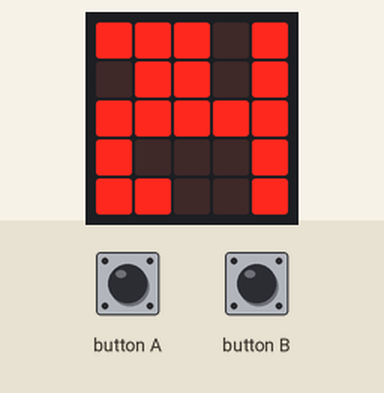
The program below on a simulated BBC micro:bit running MicroPython. Parts: the board's 5×5 LED display. The test bench sets the inputs (shaded band). The 48×5 strip is a reading aid, not a part: it shows the text the display is scrolling, unrolled, one strip-width of it at a time.

Above: at 9.2 s.
9.3 s: button A pressed for 0.15 s
10.9 s: button B pressed for 0.15 s
At 13.7 s:
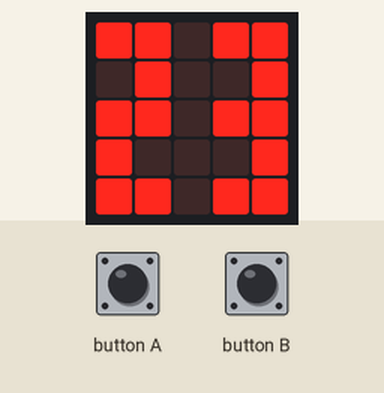
14.0 s: button B pressed for 1 s
At 15.4 s:
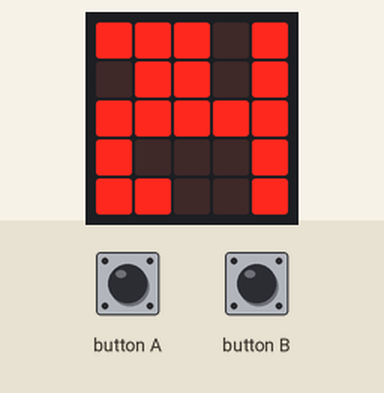
At 17.8 s:
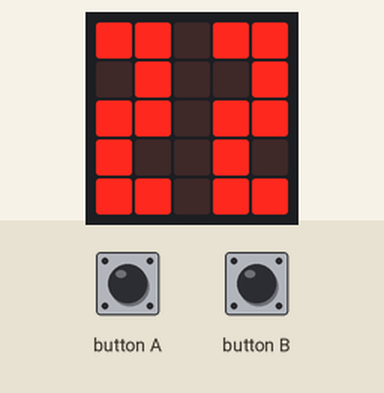
18.0 s: button A pressed for 1 s
20.5 s: button A pressed for 0.15 s
At 22.3 s:
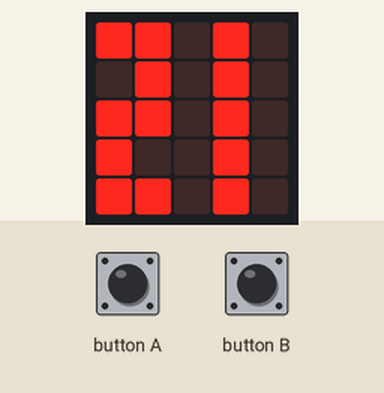
23.6 s: button A pressed for 3.2 s
Timing chart, 0 to 26.6 s (numbered marks = the images above; inputs shaded):
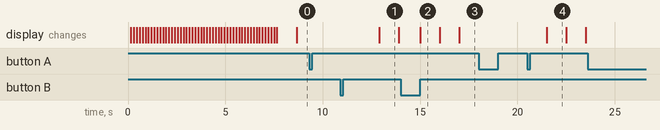

The program:

shotClock.py
```python
#shotClock
#A basketball shot clock
#Button A: Stops timer
#Button B: Resets timer
from microbit import *

display.scroll('Shot Clock')

def getImage(num):
    num2images = {
        0:  '09900:90090:90090:90090:09900',
        1:  '00900:09900:00900:00900:09990',
        2:  '99900:00090:09900:90000:99990',
        3:  '99990:00090:00900:90090:09900',
        4:  '00990:09090:90090:99999:00090',
        5:  '99999:90000:99990:00009:99990',
        6:  '00090:00900:09990:90009:09990',
        7:  '99999:00090:00900:09000:90000',
        8:  '09990:90009:09990:90009:09990',
        9:  '09990:90009:09990:00900:09000',
        10: '90999:90909:90909:90909:90999',
        11: '90090:90090:90090:90090:90090',
        12: '90999:90009:90999:90900:90999',
        13: '90999:90009:90999:90009:90999',
        14: '90909:90909:90999:90009:90009',
        15: '90999:90900:90999:90009:90999',
        16: '90999:90900:90999:90909:90999',
        17: '90999:90009:90009:90009:90009',
        18: '90999:90909:90999:90909:90999',
        19: '90999:90909:90999:90009:90999',
        20: '99999:09909:99909:90909:99999',
        21: '99090:09090:99090:90090:99090',
        22: '99099:09009:99099:90090:99099',
        23: '99099:09009:99099:90009:99099',
        24: '99909:09909:99999:90009:99009'}

    if num < 0 or num > 24:
        display.show(Image.SAD)
        return(None)
    return(Image(num2images[num]))


counter = 25
running = True
startRunningTime = running_time()
while(True):
    if running_time() - startRunningTime > 1000 and running:
        startRunningTime = running_time()
        if counter > 0:
            counter -= 1
            display.show(getImage(counter))
        else:
            display.show(Image.SAD)
            running = False
    if button_a.was_pressed():
        if running:
            running = False
        else:
            running = True
            startRunningTime = running_time()
    if button_b.was_pressed():
        counter = 25
        running = True
        startRunningTime = running_time()
```

Measured:
- after the input at 9.3 s, every drawn part: stays the same
- after the input at 10.9 s, the display: changes after 2.0 s (image 1)
- after the input at 14.0 s, the display: changes after 1.0 s (image 2)
- after the input at 18.0 s, every drawn part: stays the same
- after the input at 20.5 s, the display: changes after 1.0 s (image 4)
- after the input at 23.6 s, every drawn part: stays the same
- what the display in image 1 shows lasts 1.0 s, from 12.9 s to 13.9 s
